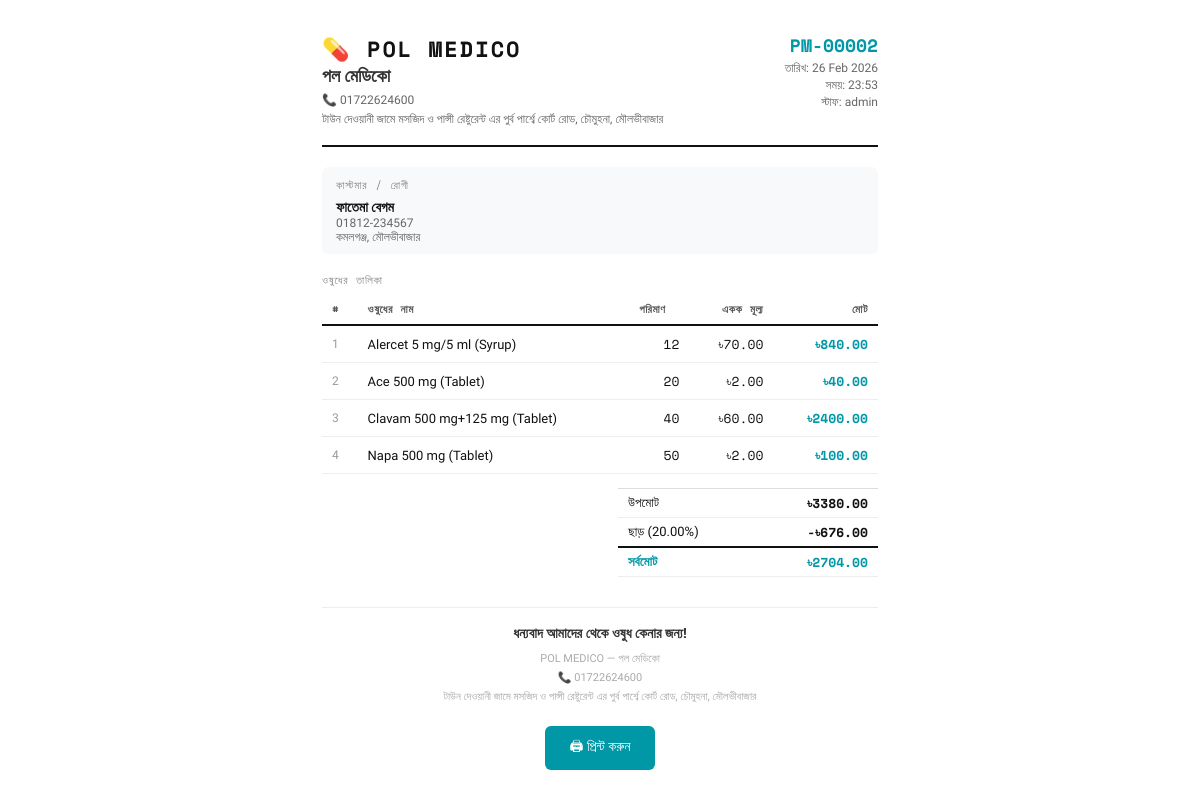
Screenshot of /billing/2/print/ (signed in) with the database file from the repository.
### pharmacy/models.py (models this page shows, shortened)
class Bill(models.Model):
    STATUS_CHOICES = [
        ('paid', 'পরিশোধিত'),
        ('pending', 'বাকি'),
        ('cancelled', 'বাতিল'),
    ]
    invoice_number = models.CharField(max_length=20, unique=True, editable=False)
    customer = models.ForeignKey(Customer, on_delete=models.SET_NULL, null=True, blank=True, related_name='bills')
    created_by = models.ForeignKey(User, on_delete=models.SET_NULL, null=True, related_name='bills')
    bill_date = models.DateTimeField(default=timezone.now)
    subtotal = models.DecimalField(max_digits=12, decimal_places=2, default=0)
    discount_percent = models.DecimalField(max_digits=5, decimal_places=2, default=0)
    discount_amount = models.DecimalField(max_digits=12, decimal_places=2, default=0)
    tax_percent = models.DecimalField(max_digits=5, decimal_places=2, default=0)
    tax_amount = models.DecimalField(max_digits=12, decimal_places=2, default=0)
    grand_total = models.DecimalField(max_digits=12, decimal_places=2, default=0)
    status = models.CharField(max_length=10, choices=STATUS_CHOICES, default='paid')
    notes = models.TextField(blank=True)
    created_at = models.DateTimeField(auto_now_add=True)
    updated_at = models.DateTimeField(auto_now=True)
    class Meta:
        ordering = ['-bill_date']

class Customer(models.Model):
    name = models.CharField(max_length=200)
    phone = models.CharField(max_length=20, blank=True)
    email = models.EmailField(blank=True)
    address = models.TextField(blank=True)
    date_of_birth = models.DateField(null=True, blank=True)
    created_at = models.DateTimeField(auto_now_add=True)
    updated_at = models.DateTimeField(auto_now=True)
    class Meta:
        ordering = ['name']

class BillItem(models.Model):
    bill = models.ForeignKey(Bill, on_delete=models.CASCADE, related_name='items')
    medicine = models.ForeignKey(Medicine, on_delete=models.SET_NULL, null=True, related_name='bill_items')
    medicine_name = models.CharField(max_length=200)
    quantity = models.IntegerField(validators=[MinValueValidator(1)])
    unit_price = models.DecimalField(max_digits=10, decimal_places=2)
    @property
    def line_total(self):
        return self.quantity * self.unit_price

### pharmacy/views.py (the view)
# urls.py: path('billing/<int:pk>/print/', views.bill_print, name='bill_print'),
@login_required
def bill_print(request, pk):
    bill = get_object_or_404(Bill.objects.select_related('customer'), pk=pk)
    items = bill.items.all()
    return render(request, 'pharmacy/bill_print.html', {'bill': bill, 'items': items, 'pharmacy': PHARMACY_INFO})

### pharmacy/templates/pharmacy/bill_print.html (shortened to what this page needs)
<!DOCTYPE html>
<html lang="bn">
<head>
</head>
<body>
  <div class="header" style="display:flex;justify-content:space-between;align-items:flex-start">
    <div>
      <div class="pharmacy-name-en">💊 POL MEDICO</div>
      <div class="pharmacy-name-bn">পল মেডিকো</div>
      <div class="pharmacy-info">
        📞 {{ pharmacy.phone }}<br>
        {{ pharmacy.address }}
      </div>
    </div>
    <div class="inv-box">
      <div class="inv-no">{{ bill.invoice_number }}</div>
      <div class="inv-date">তারিখ: {{ bill.bill_date|date:"d M Y" }}</div>
      <div class="inv-date">সময়: {{ bill.bill_date|date:"H:i" }}</div>
      <div class="inv-date">স্টাফ: {{ bill.created_by.username }}</div>
    </div>
  </div>
  {% if bill.customer %}
  <div class="customer-box">
    <div class="section-title">কাস্টমার / রোগী</div>
    <div style="font-weight:600;font-size:14px">{{ bill.customer.name }}</div>
    <div style="font-size:12px;color:#666">{{ bill.customer.phone }}</div>
    {% if bill.customer.address %}<div style="font-size:12px;color:#666">{{ bill.customer.address }}</div>{% endif %}
  </div>
  {% endif %}
  <div class="section-title">ওষুধের তালিকা</div>
  <table>
    <thead><tr><th>#</th><th>ওষুধের নাম</th><th>পরিমাণ</th><th style="text-align:right">একক মূল্য</th><th style="text-align:right">মোট</th></tr></thead>
    <tbody>
      {% for item in items %}
      <tr>
        <td style="color:#999;font-size:12px">{{ forloop.counter }}</td>
        <td>{{ item.medicine_name }}</td>
        <td class="num">{{ item.quantity }}</td>
        <td class="num">৳{{ item.unit_price|floatformat:2 }}</td>
        <td class="num" style="color:#0097a7;font-weight:600">৳{{ item.line_total|floatformat:2 }}</td>
      </tr>
      {% endfor %}
    </tbody>
  </table>
  <table class="totals">
    <tr><td>উপমোট</td><td>৳{{ bill.subtotal|floatformat:2 }}</td></tr>
    {% if bill.discount_amount %}<tr><td>ছাড় ({{ bill.discount_percent }}%)</td><td>-৳{{ bill.discount_amount|floatformat:2 }}</td></tr>{% endif %}
    <tr class="grand-row"><td>সর্বমোট</td><td>৳{{ bill.grand_total|floatformat:2 }}</td></tr>
  </table>
  <div class="footer">
    <div style="font-size:14px;font-weight:600;color:#333;margin-bottom:4px">ধন্যবাদ আমাদের থেকে ওষুধ কেনার জন্য!</div>
    POL MEDICO — পল মেডিকো<br>
    📞 {{ pharmacy.phone }}<br>
    {{ pharmacy.address }}
  </div>
  <button class="print-btn" onclick="window.print()">🖨 প্রিন্ট করুন</button>
</body>
</html>

### pharmacy/templates/pharmacy/bill_print.html (style rules this page uses)
* { box-sizing: border-box; margin: 0; padding: 0; }
body { font-family: 'Hind Siliguri', sans-serif; color: #111; padding: 32px; max-width: 620px; margin: auto; }
.header { border-bottom: 2px solid #111; padding-bottom: 16px; margin-bottom: 20px; }
.pharmacy-name-en { font-family: 'Space Mono', monospace; font-size: 22px; font-weight: 700; letter-spacing: 2px; }
.pharmacy-name-bn { font-size: 18px; font-weight: 700; color: #333; }
.pharmacy-info { font-size: 12px; color: #666; margin-top: 4px; line-height: 1.6; }
.inv-box { text-align: right; }
.inv-no { font-family: 'Space Mono', monospace; font-size: 18px; font-weight: 700; color: #0097a7; }
.inv-date { font-size: 12px; color: #666; margin-top: 3px; }
.section-title { font-size: 11px; text-transform: uppercase; letter-spacing: 0.08em; color: #888; margin-bottom: 6px; font-family: 'Space Mono', monospace; }
.customer-box { background: #f8f9fa; border-radius: 6px; padding: 10px 14px; margin-bottom: 18px; }
table { width: 100%; border-collapse: collapse; margin-bottom: 14px; }
th { text-align: left; padding: 7px 10px; font-size: 11px; text-transform: uppercase; letter-spacing: 0.06em; border-bottom: 2px solid #111; color: #555; font-family: 'Space Mono', monospace; }
td { padding: 8px 10px; font-size: 13px; border-bottom: 1px solid #eee; }
td.num { text-align: right; font-family: 'Space Mono', monospace; }
.totals { width: 260px; margin-left: auto; border-top: 1px solid #ddd; padding-top: 10px; }
.totals tr td { padding: 4px 10px; font-size: 13px; }
.totals tr td:last-child { text-align: right; font-weight: 600; font-family: 'Space Mono', monospace; }
.grand-row td { font-size: 17px; font-weight: 700; border-top: 2px solid #111; padding-top: 8px; color: #0097a7; }
.footer { margin-top: 30px; text-align: center; font-size: 11px; color: #aaa; border-top: 1px solid #eee; padding-top: 14px; line-height: 1.7; }
.print-btn { display: block; margin: 20px auto 0; padding: 10px 24px; background: #0097a7; color: white; border: none; border-radius: 6px; font-size: 14px; cursor: pointer; font-family: 'Hind Siliguri', sans-serif; }

### rows the page displays
Bill: invoice_number "PM-00002", bill_date "26 Feb 2026", bill_date "23:53", created_by.username "admin", customer.name "ফাতেমা বেগম", customer.phone "01812-234567", customer.address "কমলগঞ্জ, মৌলভীবাজার", subtotal "3380.00", discount_percent "20.00", discount_amount "676.00", grand_total "2704.00"
BillItem: medicine_name "Alercet 5 mg/5 ml (Syrup)", quantity "12", unit_price "70.00", line_total "840.00"
BillItem: medicine_name "Ace 500 mg (Tablet)", quantity "20", unit_price "2.00", line_total "40.00"
BillItem: medicine_name "Clavam 500 mg+125 mg (Tablet)", quantity "40", unit_price "60.00", line_total "2400.00"
BillItem: medicine_name "Napa 500 mg (Tablet)", quantity "50", unit_price "2.00", line_total "100.00"

### other values shown
{{ pharmacy.phone }} "01722624600"
{{ pharmacy.address }} "টাউন দেওয়ানী জামে মসজিদ ও পান্সী রেষ্টুরেন্ট এর পুর্ব পার্শ্বে কোর্ট রোড, চৌমুহনা, মৌলভীবাজার"
